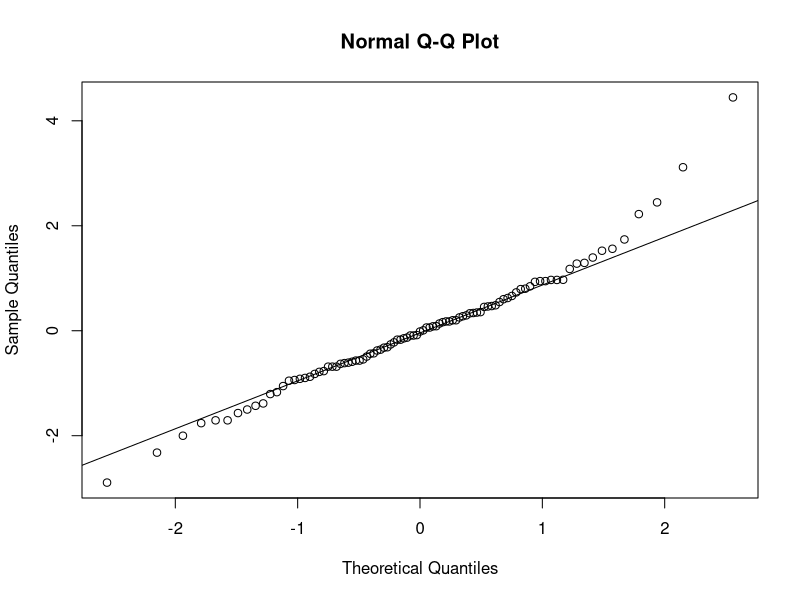
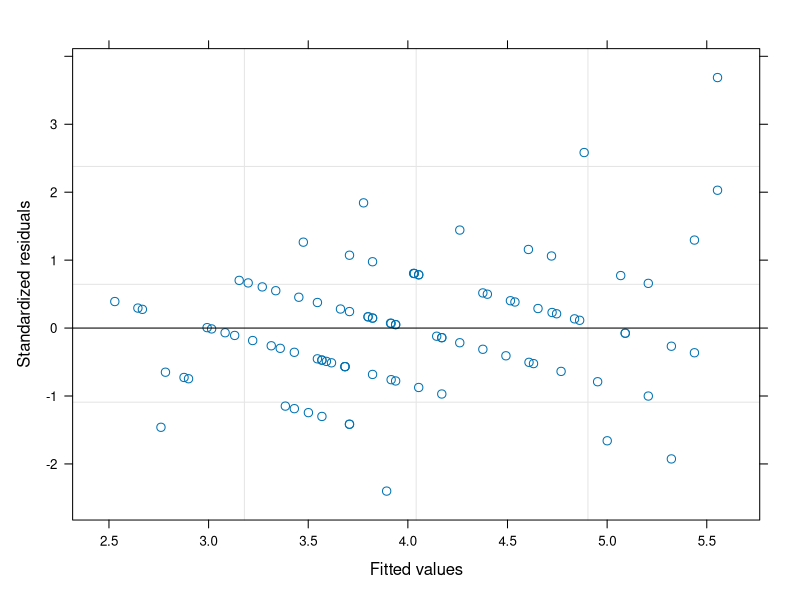
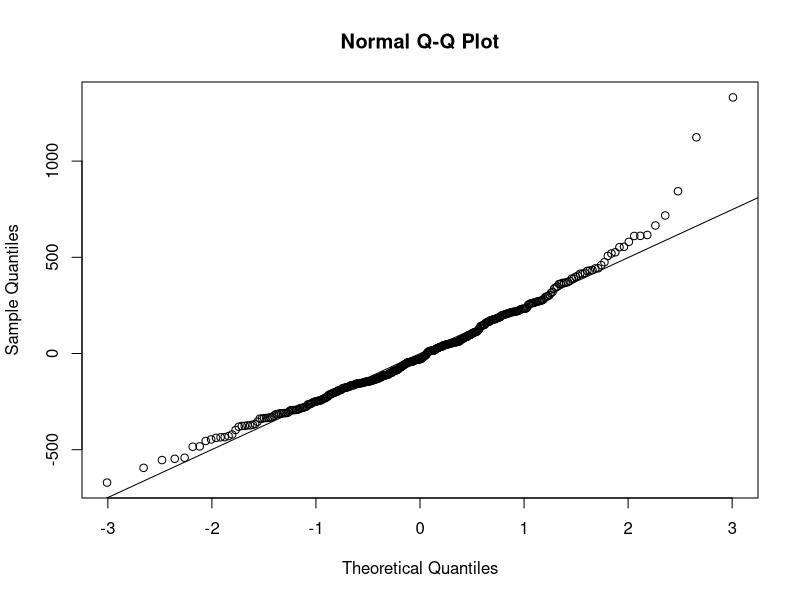
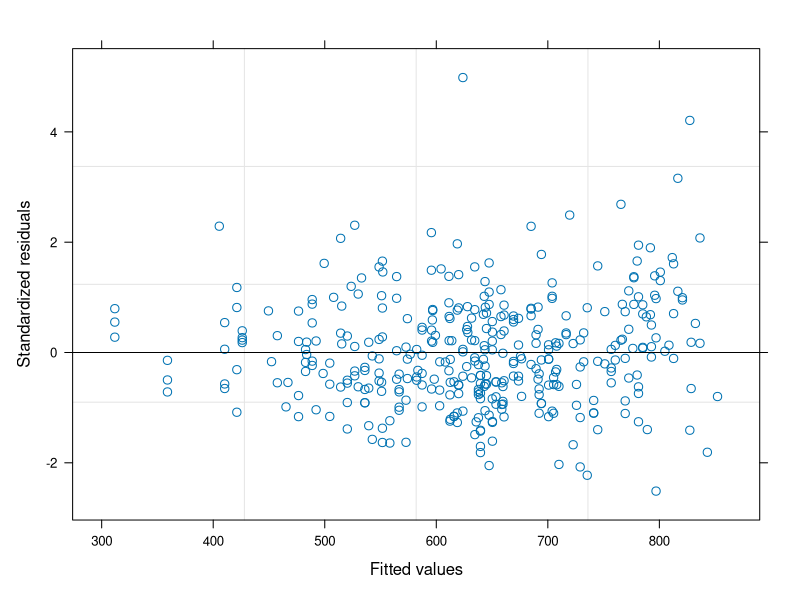
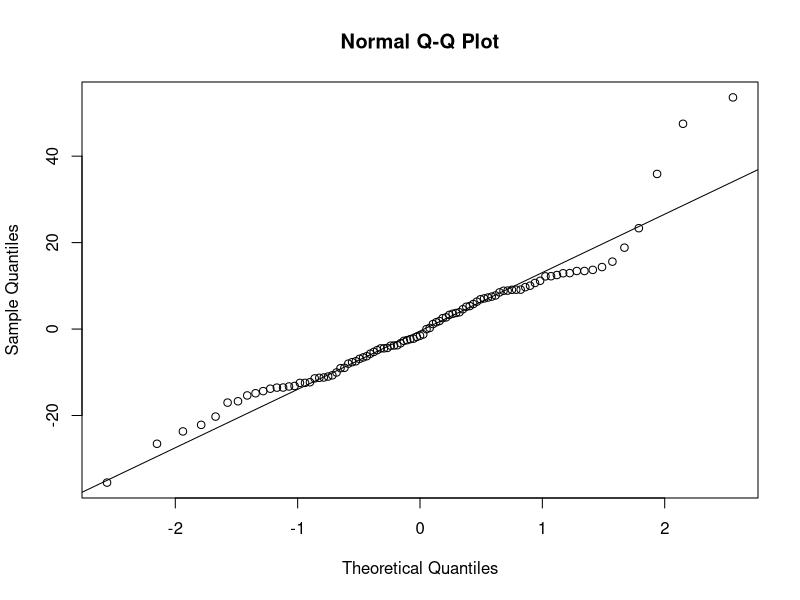
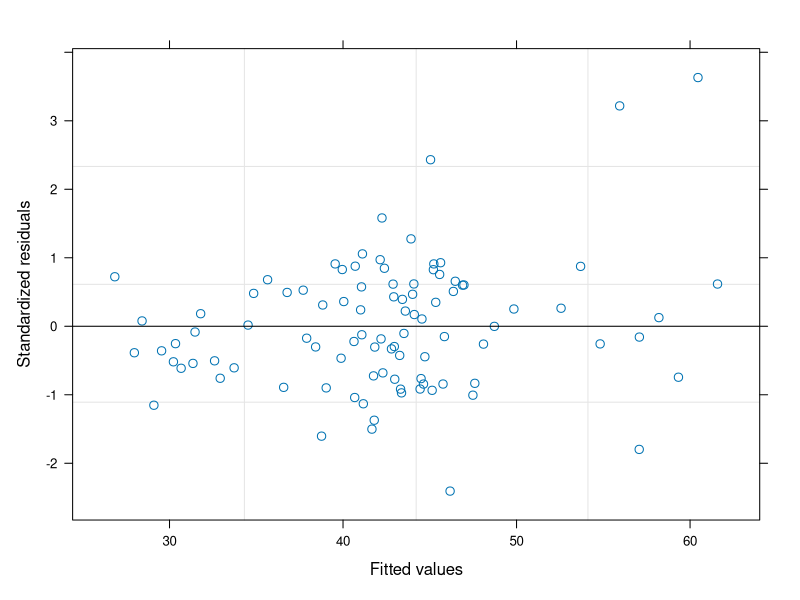
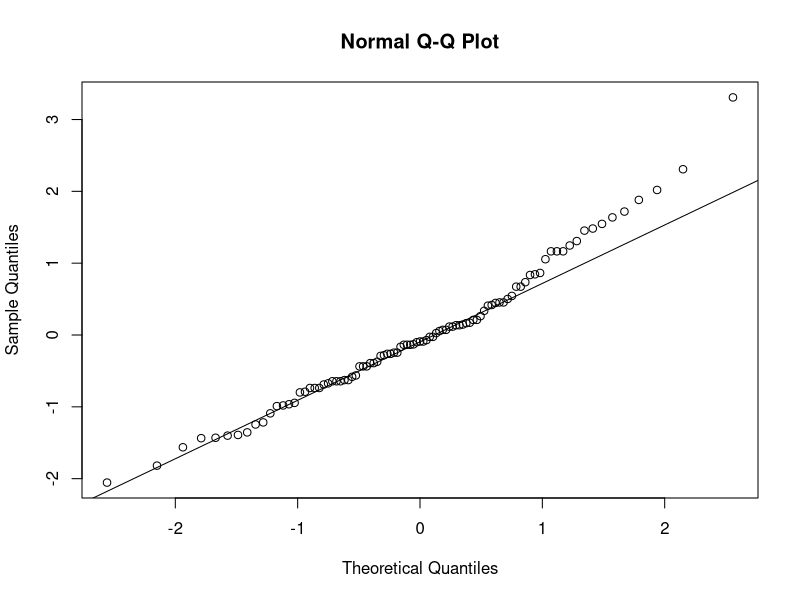
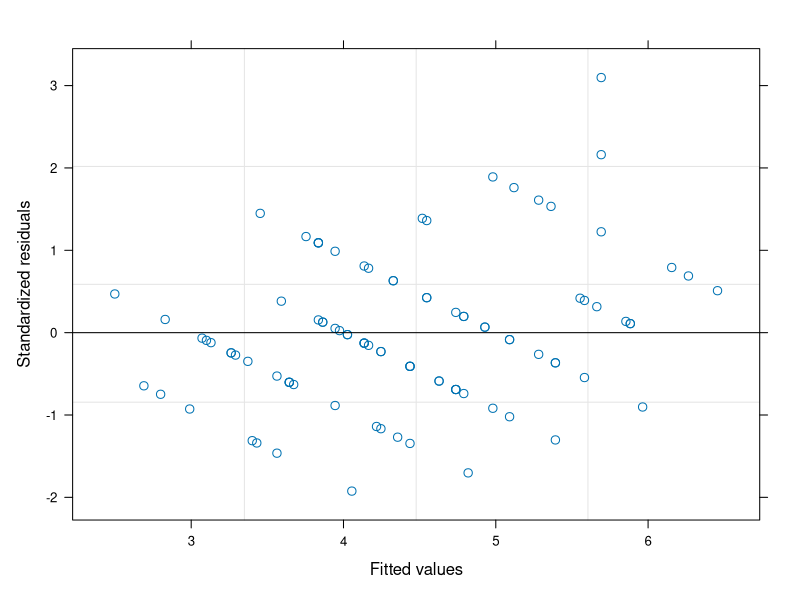

Write R code to recreate these figures, in order.
# Install and load the following packages
library (tidyverse)
library (nlme)
library (lme4)
library (emmeans)

# Import the suckling_data dataset
# Update the file path based on where you have saved the datafile
suckling_data <- read.csv("suckling_data.csv")

# Correct variables
suckling_data$dam <- as.factor(suckling_data$dam)
suckling_data$calf_id <- as.factor(suckling_data$calf_id)
suckling_data$dam_present <- as.factor(suckling_data$dam_present)
suckling_data$other_calves<- as.factor(suckling_data$other_calves)
suckling_data$heifer_calf <- as.factor(suckling_data$heifer_calf)
suckling_data$calf_age <- as.numeric(suckling_data$calf_age)
suckling_data$allosuckling <- as.factor(suckling_data$allosuckling)
suckling_data$study <- as.factor(suckling_data$study)

# For all analyses, filter for suckling bouts
suckling_data_2 <- suckling_data %>%
  filter(behavior == "suckling_bout")

# COW-DRIVEN SYSTEM ------------------------------------------------------------
## a) Total SB (no bouts/d) ----------------------------------------------------

# First, we need to sum the number of SB per calf and age
# We will also sum the total suckling time for the next model
all_daily <- suckling_data_2 %>%
  group_by(calf_id, calf_age) %>%
  summarise(total_sb = n(),
            total_min_suckling = (sum(event_length_s))/60,
            heifer_calf = first(heifer_calf),
            study = first(study))

cow_sb_total <- lme(total_sb ~ calf_age + heifer_calf,
                    random = ~ 1 | calf_id,
                    data = all_daily %>% filter(study == "cow-driven"))

summary(cow_sb_total)
anova(cow_sb_total)

# Check residuals for final model
qqnorm(residuals(cow_sb_total))
qqline(residuals(cow_sb_total))
plot(cow_sb_total)

# Least square means of fixed effects
emmeans(cow_sb_total, pairwise ~ heifer_calf)

# Calculate the intra-class correlation coefficient (ICC)
# This is calculated by first extracting the variance of random effects and residual variance from the model output,
# then dividing the variance of random effects by the sum of the two variances.
cow_sb_total_ICC <- ((0.8080733^2)/((0.8080733^2)+(1.205833^2)))
print(cow_sb_total_ICC)

## b) SB duration (s/bout) -----------------------------------------------------
cow_sb_duration <- lme(event_length_s ~ calf_age + heifer_calf + allosuckling,
                       random = ~ 1 | calf_id,
                       data = suckling_data_2 %>% filter(study == "cow-driven"))
summary(cow_sb_duration)
anova(cow_sb_duration)

# Check residuals
qqnorm(residuals(cow_sb_duration))
qqline(residuals(cow_sb_duration))
plot(cow_sb_duration)

# Least square means of fixed effects
emmeans(cow_sb_duration, pairwise ~ heifer_calf)
emmeans(cow_sb_duration, pairwise ~ allosuckling)

# ICC
cow_sb_duration_ICC <- ((96.44297^2)/((96.44297^2)+(267.0488^2)))
print(cow_sb_duration_ICC)

## c) Total suckling time (min/d) ------------------------------------------- 
cow_suckling_min_total <- lme(total_min_suckling ~ calf_age + heifer_calf,
                              random = ~ 1 | calf_id,
                              data = all_daily %>% filter(study == "cow-driven"))

summary(cow_suckling_min_total)
anova(cow_suckling_min_total)

# Check residuals for final model
qqnorm(residuals(cow_suckling_min_total))
qqline(residuals(cow_suckling_min_total))
plot(cow_suckling_min_total)

# Least square means of fixed effects
emmeans(cow_suckling_min_total, pairwise ~ heifer_calf)
        
# ICC
cow_suckling_total_ICC <- ((7.538599 ^2)/((7.538599 ^2)+(14.76054^2)))
print(cow_suckling_total_ICC)

## d) Allosuckling (1/0) -------------------------------------------------------
cow_as_glmm <- glmer(allosuckling ~ calf_age + heifer_calf + other_calves + birth_bw + (1|calf_id), 
                     family = binomial, 
                     data = suckling_data_2 %>% filter(study == "cow-driven"))

summary(cow_as_glmm)

# ICC
# Variance of the random effects divided by the variance plus ((pi^2)/3)
ICC_cow_as_glmm = (0.04363)/((0.04363)+((pi^2)/3))
print(ICC_cow_as_glmm)

# Calculating the odds for each level of each predictor
# calf_age: exp(0.12377) = 1.131756
# The odds of allosuckling increase by 1.13 with each week in calf age.
# 
# Odds at 3 weeks:  Eta = -2.08842+(0.12377*3)  Eta = -1.71711   e^(-1.71711)   odds = 0.1795844
# Odds at 6 weeks:  Eta = -2.08842+(0.12377*6)  Eta = -1.3458    e^(-1.3458)    odds = 0.2603314
# Odds at 9 weeks:  Eta = -2.08842+(0.12377*9)  Eta = -0.97449   e^(-0.97449)   odds = 0.3773848
# Odds at 12 weeks: Eta = -2.08842+(0.12377*12) Eta = -0.60318   e^(-0.60318)   odds = 0.5470692
# Odds at 15 weeks: Eta = -2.08842+(0.12377*15) Eta = -0.23187   e^(-0.23187)   odds = 0.7930492
# 
# heifer_calf:0(male)   Eta = -2.08842+(0.42402*0)  Eta = -2.08842   e^(-2.08842)   odds = 0.1238827
# heifer_calf:1(female) Eta = -2.08842+(0.42402*1)  Eta = -1.6644    e^(-1.6644)    odds = 0.1893042
# Female calves have 1.53 (0.1893042/0.1238827) times the odds of cross-suckling than male calves.
# 
# other_calves:0        Eta = -2.08842+(5.13574*0)  Eta = -2.08842   e^(-2.08842)   odds = 0.1238827
# other_calves:1        Eta = -2.08842+(5.13574*1)  Eta = 3.04732    e^(3.04732)    odds = 21.05883
# The presence of other suckling calves results in 170 times higher odds of cross-suckling than if no calves are present.
# 
# birth_bw: exp(-0.04265) = 0.9582467
# The odds of cross-suckling decrease by 0.96 with every kg increase in bw at birth.

## e) Allosuckling with dam present (1/0) --------------------------------------
# Run the exact same model, but filter for only events with the dam presence
cow_as_dam_present <- glmer(allosuckling ~ calf_age + heifer_calf + other_calves + birth_bw + (1|calf_id), 
                            family = binomial, 
                            data = suckling_data_2 %>% filter(study == "cow-driven" & dam_present == "1"))

summary(cow_as_dam_present)

# ICC
# Variance of the random effects divided by the variance plus ((pi^2)/3)
ICC_cow_glmm = (1.023)/((1.023)+((pi^2)/3))
print(ICC_cow_glmm)

# CALF-DRIVEN SYSTEM -----------------------------------------------------------
## a) Total SB (no bouts/d) -------------------------------------------------------
calf_sb_total <- lme(total_sb ~ calf_age,
                     random = ~ 1 | calf_id,
                     data = all_daily %>% filter(study == "calf-driven"))

summary(calf_sb_total)
anova(calf_sb_total)

# Check residuals for final model
qqnorm(residuals(calf_sb_total))
qqline(residuals(calf_sb_total))
plot(calf_sb_total)

# Least square means of fixed effects
emmeans(calf_sb_total, ~ calf_age, at = list(calf_age=c(3,6,9,12))) 

# ICC
calf_sb_total_ICC <- ((0.960054^2)/((0.960054^2)+(1.067886^2)))
print(calf_sb_total_ICC)

## b) SB duration (s/bout) -----------------------------------------------------
calf_sb_duration <- lme(event_length_s ~ calf_age + allosuckling,
                        random = ~ 1 | calf_id,
                        data = suckling_data_2 %>% filter(study == "calf-driven"))
summary(calf_sb_duration)
anova(calf_sb_duration)

# Check residuals
qqnorm(residuals(calf_sb_duration))
qqline(residuals(calf_sb_duration))
plot(calf_sb_duration) 

# Least square means of fixed effects
emmeans(calf_sb_duration, ~ calf_age:allosuckling, at = list(calf_age=c(3,6,9,12))) 
emmeans(calf_sb_duration, pairwise ~ allosuckling)

# Intra-class correlation coefficient (ICC)
# This is calculated by first extracting the variance of random effects and residual variance from the model output,
# then dividing the variance of random effects by the sum of the two variances.
calf_sb_duration_ICC <- ((139.3147^2)/((139.3147^2)+(238.3954^2)))
print(calf_sb_duration_ICC)

## c) Total suckling time (min/d) ------------------------------------------- 
calf_suckling_min_total <- lme(total_min_suckling ~ calf_age,
                               random = ~ 1 | calf_id,
                               data = all_daily %>% filter(study == "calf-driven"))

summary(calf_suckling_min_total)
anova(calf_suckling_min_total)

# Check residuals for final model
qqnorm(residuals(calf_suckling_min_total))
qqline(residuals(calf_suckling_min_total))
plot(calf_suckling_min_total)

# Least square means of fixed effects
emmeans(calf_suckling_min_total, ~ calf_age, at = list(calf_age=c(3,6,9,12)))

# ICC
calf_suckling_total_ICC <- ((6.011804^2)/((6.011804^2)+(8.941778^2)))
print(calf_suckling_total_ICC)

## d) Allosuckling (1/0) -------------------------------------------------------
calf_as_glmm <- glmer(allosuckling ~ calf_age + other_calves + birth_bw + (1|calf_id), 
                      family = binomial, 
                      data = suckling_data_2 %>% filter(study == "calf-driven"))

summary(calf_as_glmm)

# ICC
# Variance of the random effects divided by the variance plus ((pi^2)/3)
ICC_calf_as_glmm = (2.175)/((2.175)+((pi^2)/3))
print(ICC_calf_as_glmm)

# Calculating the odds for each level of each predictor
# calf_age: exp(0.22188) = 1.248422
# The odds of cross-suckling increase by 1.25 with each week in calf age.
# 
# Odds at 3 weeks:  Eta = -6.31513+(0.22188*3)  Eta = -5.64949   e^(-5.64949)   odds = 0.003519311
# Odds at 6 weeks:  Eta = -6.31513+(0.22188*6)  Eta = -4.98385   e^(-4.98385)   odds = 0.006847648
# Odds at 9 weeks:  Eta = -6.31513+(0.22188*9)  Eta = -4.31821   e^(-4.31821)   odds = 0.01332371
# Odds at 12 weeks: Eta = -6.31513+(0.22188*12) Eta = -3.65257   e^(-3.65257)   odds = 0.02592442
# 
# other_calves:0        Eta = -6.31513+(4.94644*0)  Eta = -6.31513   e^(-6.31513)   odds = 0.001808731
# other_calves:1        Eta = -6.31513+(4.94644*1)  Eta = -1.36869   e^(-1.36869)   odds = 0.2544401
# The presence of other suckling calves results in 141 times higher odds of cross-suckling than if no calves are present.
# 
# birth_bw: exp(0.02659) = 1.026947
# The odds of cross-suckling decrease by 1.0 with every kg increase in bw at birth
